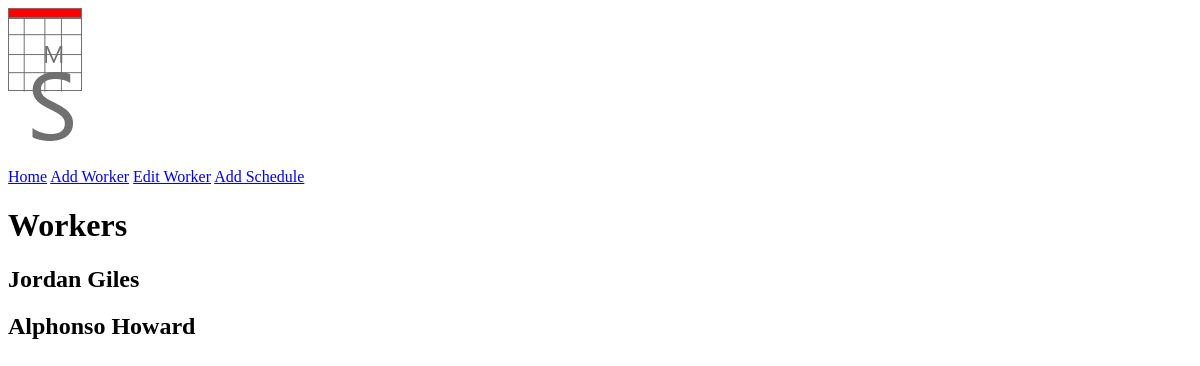
Page /home on the earlier database version.
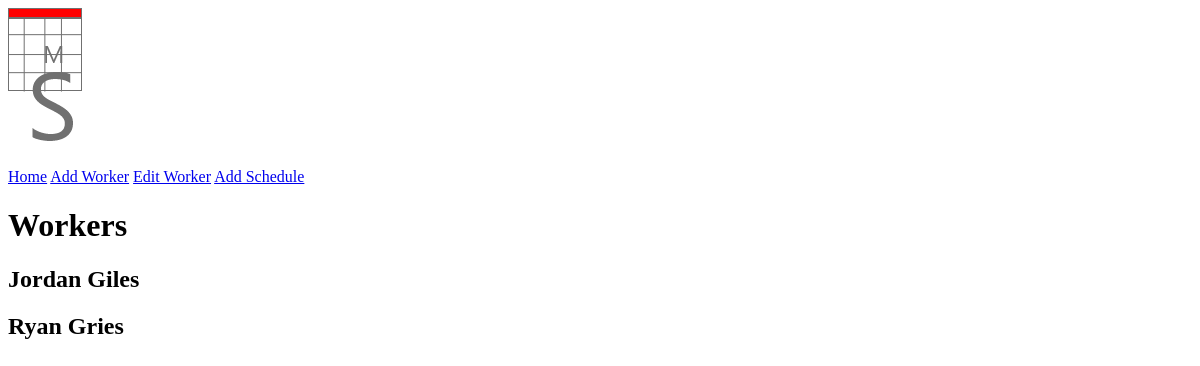
Same page on the later database version.
### models.py (models this page shows, shortened)
class Worker(db.Model):
	id = db.Column(db.Integer, primary_key = True)
	first_name = db.Column(db.String(60), index = True)
	last_name = db.Column(db.String(60), index = True)
	position = db.Column(db.String(60), index = True)
	availabilities = db.relationship('Availability', backref='worker', lazy='dynamic')

### main.py (the view)
@app.route('/')
@app.route('/home')
def home():
    workers = Worker.query.all()
    return render_template('hello.html', workers = workers)

### templates/hello.html
{%extends 'layout.html'%}
{%block content%}
    <h1>Workers</h1>
    {%for worker in workers%}
    <h2>{{worker.first_name}} {{worker.last_name}}</h2>
    {%endfor%}
{%endblock content%}

### templates/layout.html (shortened to what this page needs)
<!DOCTYPE html>
<html lang="en">
<head>
    <link rel="stylesheet" href="/static/css/main.css">
</head>
<body>
    <img src="/static/images/logo.png", alt='Schedule Maker'>
    <div>
        <a href="{{url_for('home')}}">Home</a>
        <a href="{{url_for('add_worker')}}">Add Worker</a>
        <a href="{{url_for('edit_worker')}}">Edit Worker</a>
        <a href="{{url_for('add_schedule')}}">Add Schedule</a>
    </div>
    {%block content%}{%endblock content%}
</body>
</html>

Differences in the rows shown:
removed Worker: first_name "Alphonso", last_name "Howard"
added Worker: first_name "Ryan", last_name "Gries"
